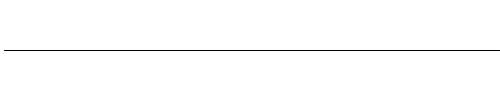
Frame 1 (no input)
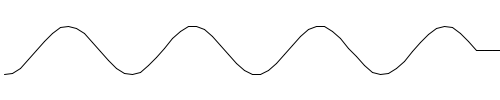
Frame 60 (the mouse pressed at the canvas centre just before this capture)
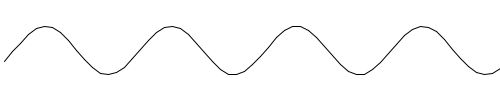
Frame 120 (the mouse held since frame 60 and released just before this capture)

The Processing sketch that drew these frames (run headless with seeded random() and noise(); from frame 60 on, the mouse is pressed at the canvas centre):

// Processing sketch: waveExample
// ── waveExample.pde
//fix lines

int[] array = new int[5000];
int index = 0;
int speed = 8;
double amp = 1;
float freq = speed;

void setup() {
  size(500,100);
  background(255);
  textSize(32);
  fill(0);
  /*
  for(int i = 0; i < array.length; i++) {
     array[i] = (int)(25*Math.sin(i/20.0*speed));
  }
  */
}

int[] buffer = new int[500];
int start = 0;
int end = 500 - speed;
void draw() {
  //println(speed);
  buffer[start] = (int)(amp*(int)(25*Math.sin(index/20.0*freq)));
  if(start >= buffer.length - speed) {
    start = 0;
    end +=speed;
  }
  else if(end >= buffer.length - speed) {
    start+=speed;
    end = 0;
  }
  else {
    start+=speed;
    end+=speed;
  }
  if(index == array.length - 1) 
    index = 0;
  else
    index++;
  
  //if(start%50 == 0) 
  printWave(buffer,start,end);
  
  //println("start: "+start);
  //println("end: "+end);
  //println(freq);
}

void keyPressed() {
  if (key == CODED) {
    if (keyCode == UP && amp < 10) {
      amp+= .1;
    } else if (keyCode == DOWN && amp > .01) {
      amp-=.1;
    }
    else if (keyCode == LEFT && freq > 1) {
      freq-=.1;
    }
    else if (keyCode == RIGHT && freq < 15) {
      freq+=.1;
    }
    
  }
}

void printWave(int[] wave, int s, int e) {
  background(255);
  int x = 500;

  while(s != e) {
    //point(x,50-wave[s]);
    
    
    if(s >= wave.length - speed) {
      line(x,(int)(50-wave[s]),x-speed,(int)(50-wave[0]));
      s = 0;
    }
    else {
      line(x,(int)(50-wave[s]),x-speed,(int)(50-wave[s+speed]));
      s+=speed;
    }
    
    x-=speed;
      
  }
  
}



void printArray(int[] a) {
  background(255);
  for(int x = 0; x < a.length; x+=2) {
    text(String.valueOf(a[x]), index, 50);
  }
}
